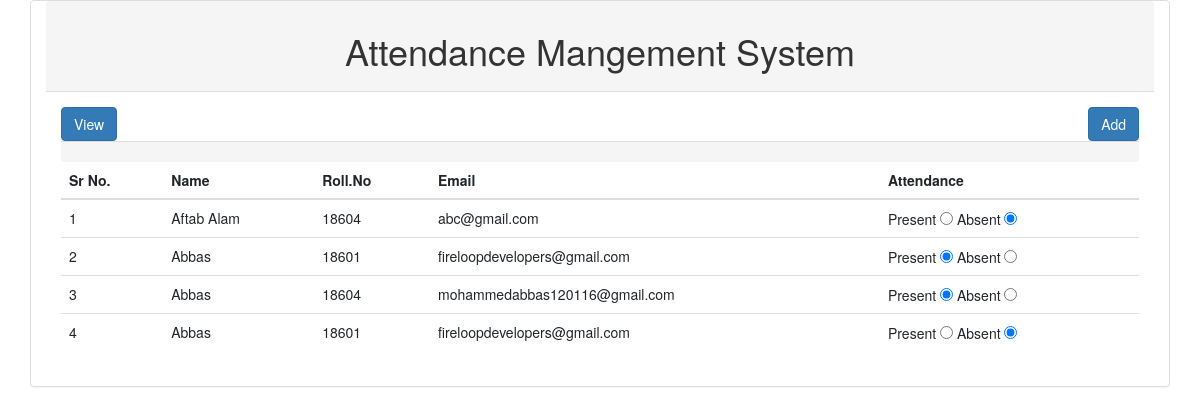
/viewp.php?date=10-01-20, run on the app's committed database.
### tables this page shows
CREATE TABLE `attendance` (
  `at_id` int(11) NOT NULL,
  `value` varchar(50) NOT NULL,
  `mem_id` int(11) NOT NULL,
  `date` varchar(30) NOT NULL
);

CREATE TABLE `mem` (
  `mem_id` int(11) NOT NULL,
  `name` varchar(20) NOT NULL,
  `roll` varchar(20) NOT NULL,
  `email` varchar(30) NOT NULL
);

### viewp.php (the view, shortened to what this page needs)
<?php include_once("connection.php"); ?>
<!DOCTYPE html>
<html>
<head>
	<link rel="stylesheet" type="text/css" href="bootstrap/bootstrap.min.css">
	<link rel="stylesheet" href="https://stackpath.bootstrapcdn.com/bootstrap/4.4.1/css/bootstrap.min.css">
	<link rel="stylesheet" type="text/css" href="bootstrap/bootstrap.min.css">
</head>
<body>
<div class="panel panel-default container">
<div class="panel-heading">
	<h1 style="text-align: center;">Attendance Mangement System</h1>
</div>
<div class="panel-body">
	<a href="#" class="btn btn-primary">View</a>
	<a href="add.php" class="btn btn-primary pull-right">Add</a>
<form method="post">
<table class="table">
<thead>
<tr>
	<th>Sr No.</th>
	<th>Name</th>
	<th>Roll.No</th>
	<th>Email</th>
	<th>Attendance</th>
</tr>
</thead>
			<?php
			if($_GET['date']){
				$date=$_GET['date'];
				$query="SELECT mem.*,attendance.*
				FROM attendance
				inner join mem on attendance.mem_id=mem.mem_id and attendance.date='$date'";
				$result=$conn->query($query);
				if($result->num_rows>0){
					$i=0;
					while ($val=$result->fetch_assoc()) {
						$i++;
			 ?>
<tr>
	<td><?php echo $i; ?></td>
	<td><?php echo $val['name']; ?></td>
	<td><?php echo $val['roll']; ?></td>
	<td><?php echo $val['email']; ?></td>
	<td>
		Present <input type="radio"
		value="Present"
		<?php
			if($val['value']=='Present')
				echo "checked";
		 ?>
		>
	Absent <input type="radio"
		value="Absent"
		<?php
			if($val['value']=='Absent')
				echo "checked";
		 ?>
		>
	</td>
</tr>
<?php } } } ?>
</div>
<div class="panel-footer">
</div>
</div>
</body>
</html>

### data on the page
attendance: mem.name "Aftab Alam", mem.roll "18604", mem.email "abc@gmail.com", value "☑"
attendance: mem.name "Abbas", mem.roll "18601", mem.email "fireloopdevelopers@gmail.com", value "☑"
attendance: mem.name "Abbas", mem.roll "18604", mem.email "mohammedabbas120116@gmail.com", value "☑"
attendance: mem.name "Abbas", mem.roll "18601", mem.email "fireloopdevelopers@gmail.com", value "☑"
